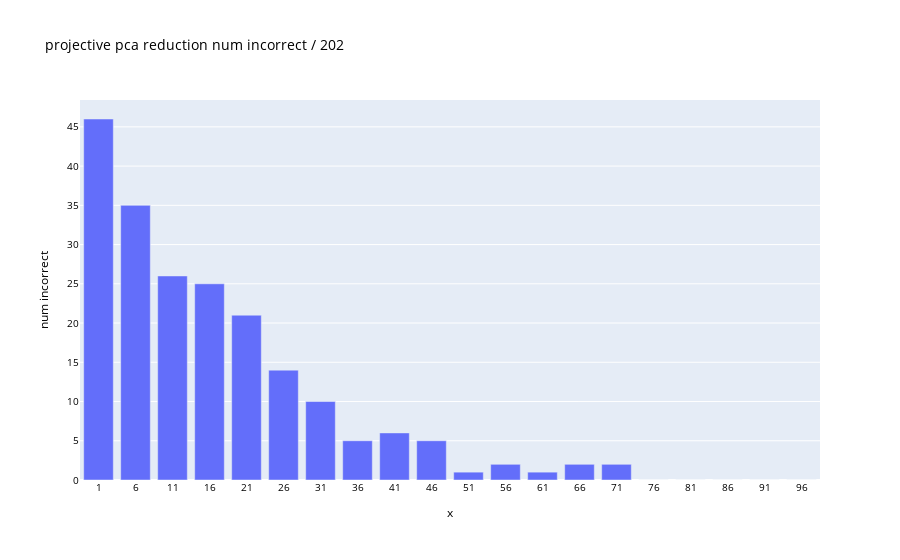

Notebook cell for this chart:
### Code cell
data_x = pca_sizes[:len(replace_corrects)]
data_y = []
for i in range(len(replace_corrects)):
    replace_diff = -torch.tensor(replace_corrects[i]) + torch.tensor(replace_replaces[i])
    n_correct = torch.sum(replace_diff > 0)
    data_y.append(n_correct)
    print(f'pca {data_x[i]} replace min diff {torch.min(replace_diff)} max diff {torch.max(replace_diff)} avg diff {torch.mean(replace_diff)}')

data_y = torch.tensor(data_y, device=model.cfg.device)


def bar_chart(data, x_labels, y_label, title, font_size=None):
    import pandas as pd
    import plotly.express as px
    # it requires a pandas dict with the columns and rows named, annoying
    # by default rows and columns are named with ints so we relabel them accordingly
    renames = dict([(i, x_labels[i]) for i in range(len(x_labels))])
    ps = pd.DataFrame(data.cpu().numpy()).rename(renames, axis='rows').rename({0: y_label}, axis='columns')
    fig = px.bar(ps, y=y_label, x=x_labels, title=title)
    if not font_size is None:
        fig.update_layout(
          xaxis = dict(
            tickmode='array',
            tickvals = x_labels,
            ticktext = x_labels, 
            ),
           font=dict(size=font_size, color="black"))
        
        #fig.update_xaxes(title_font=dict(size=font_size))
    
    fig.show()

bar_chart(data_y, x_labels=data_x, y_label='num incorrect', title=f'projective pca reduction num incorrect / {len(replace_replaces[0])}', font_size=10)

for i in range(len(replace_corrects[0])):
    print(replace_corrects[0][i], replace_replaces[0][i])
#patched_diff = -torch.tensor(patched_correct) + torch.tensor(patched_replace)

#print(n_correct_matrix)

### Figure 1 — Plotly figure (JSON) as saved in the notebook; plotly's stock layout.template omitted (floating-point values rounded to 4 significant figures)
{"data": [{"alignmentgroup": "True", "hovertemplate": "x=%{x}<br>num incorrect=%{y}<extra></extra>", "legendgroup": "", "marker": {"color": "#636efa", "pattern": {"shape": ""}}, "name": "", "offsetgroup": "", "orientation": "v", "showlegend": false, "textposition": "auto", "type": "bar", "x": [1, 6, 11, 16, 21, 26, 31, 36, 41, 46, 51, 56, 61, 66, 71, 76, 81, 86, 91, 96], "xaxis": "x", "y": [46, 35, 26, 25, 21, 14, 10, 5, 6, 5, 1, 2, 1, 2, 2, 0, 0, 0, 0, 0], "yaxis": "y"}], "layout": {"autosize": true, "barmode": "relative", "font": {"color": "black", "size": 10}, "legend": {"tracegroupgap": 0}, "title": {"text": "projective pca reduction num incorrect / 202"}, "xaxis": {"anchor": "y", "autorange": true, "domain": [0, 1], "range": [-1.5, 98.5], "tickmode": "array", "ticktext": [1, 6, 11, 16, 21, 26, 31, 36, 41, 46, 51, 56, 61, 66, 71, 76, 81, 86, 91, 96], "tickvals": [1, 6, 11, 16, 21, 26, 31, 36, 41, 46, 51, 56, 61, 66, 71, 76, 81, 86, 91, 96], "title": {"text": "x"}, "type": "linear"}, "yaxis": {"anchor": "x", "autorange": true, "domain": [0, 1], "range": [0, 48.42], "title": {"text": "num incorrect"}, "type": "linear"}}}
